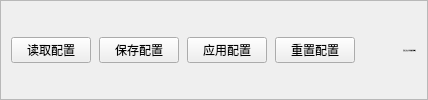
    <widget class="QFrame" name="frameBottomButtons">
     <property name="frameShape">
      <enum>QFrame::Shape::StyledPanel</enum>
     </property>
     <property name="frameShadow">
      <enum>QFrame::Shadow::Plain</enum>
     </property>
     <layout class="QHBoxLayout" name="horizontalLayoutBottomButtons">
      <property name="spacing">
       <number>8</number>
      </property>
      <property name="leftMargin">
       <number>10</number>
      </property>
      <property name="topMargin">
       <number>8</number>
      </property>
      <property name="rightMargin">
       <number>10</number>
      </property>
      <property name="bottomMargin">
       <number>8</number>
      </property>
      <item>
       <widget class="QPushButton" name="btnLoadConfig">
        <property name="text">
         <string>读取配置</string>
        </property>
       </widget>
      </item>
      <item>
       <widget class="QPushButton" name="btnSaveConfig">
        <property name="text">
         <string>保存配置</string>
        </property>
       </widget>
      </item>
      <item>
       <widget class="QPushButton" name="btnApplyConfig">
        <property name="text">
         <string>应用配置</string>
        </property>
       </widget>
      </item>
      <item>
       <widget class="QPushButton" name="btnResetConfig">
        <property name="text">
         <string>重置配置</string>
        </property>
       </widget>
      </item>
      <item>
       <spacer name="horizontalSpacerBottomButtons">
        <property name="orientation">
         <enum>Qt::Orientation::Horizontal</enum>
        </property>
        <property name="sizeHint" stdset="0">
         <size>
          <width>40</width>
          <height>20</height>
         </size>
        </property>
       </spacer>
      </item>
      <item>
       <widget class="QLabel" name="labelBottomHint">
        <property name="font">
         <font>
          <pointsize>-1</pointsize>
          <bold>false</bold>
         </font>
        </property>
        <property name="text">
         <string>当前页面仅完成前端配置骨架</string>
        </property>
       </widget>
      </item>
     </layout>
    </widget>
